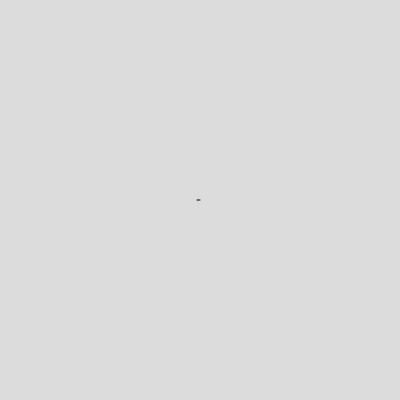
Frame 1 (no input)
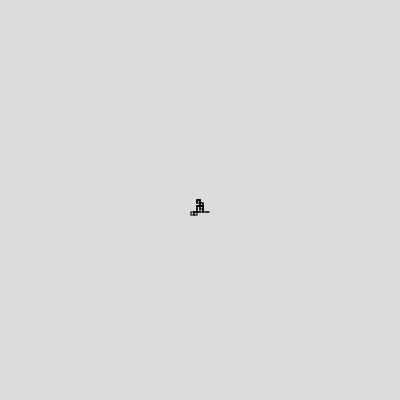
Frame 60 (no input)
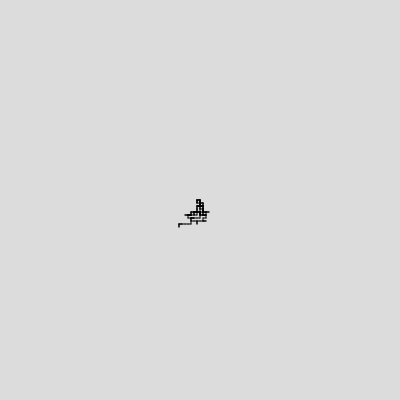
Frame 120 (the mouse pressed at the canvas centre since frame 60)

The p5.js sketch that drew these frames (run headless with seeded random() and noise() and a simulated clock; from frame 60 on, the mouse is pressed at the canvas centre):

// p5.js sketch
// ── sketch.js
let newVector;
let oldVector;
const stepSize = 3

function setup() {
  createCanvas(400, 400);
  background(220);
  newVector = createVector(width / 2, height / 2);
  oldVector = createVector(width / 2, height / 2);
  stroke(0);
}

function draw() {
  let move = floor(random(0,4))
  switch(move) {
    case 0:
      newVector.x += 1 * stepSize
      newVector.y += 0
      break;
    case 1:
      newVector.x += 0
      newVector.y += 1 * stepSize
      break;
    case 2:
      newVector.x -= 1 * stepSize
      newVector.y -= 0
      break;
    case 3:
      newVector.x -= 0 
      newVector.y -= 1 * stepSize
      break;
  }

  line(newVector.x, newVector.y, oldVector.x, oldVector.y);
  oldVector.x = newVector.x;
  oldVector.y = newVector.y;
}
